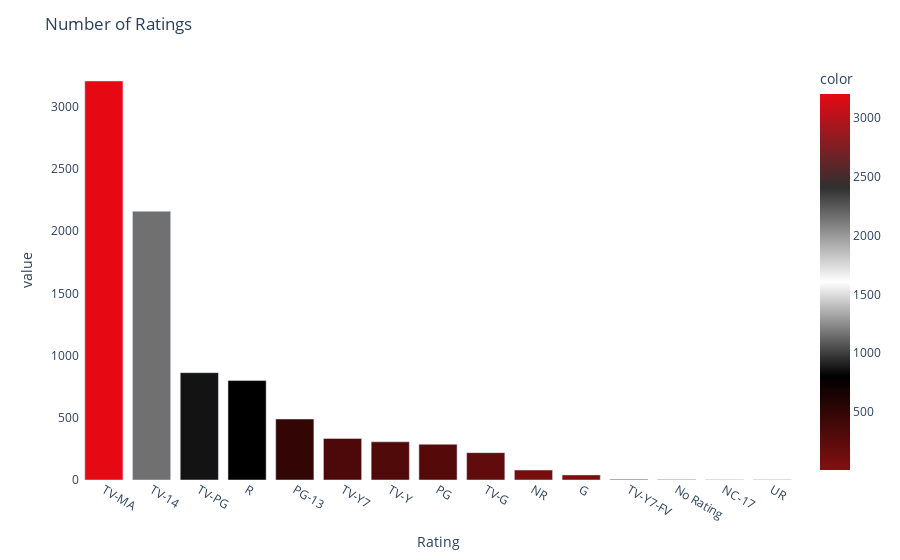

Notebook code cell kept with this figure:
### Markdown cell above
## Rating Categories

### Code cell
#count the number of ratings
nf['rating'].value_counts()

#excclude last 3 ratings
nf['rating'].value_counts()[:-3]

#make graph of the number of ratings
fig = px.bar(nf['rating'].value_counts()[:-3], color=nf['rating'].value_counts()[:-3], color_continuous_scale=netflix_palette[::-1])
fig.update_layout(title_text='Number of Ratings')
fig.update_layout(plot_bgcolor='rgba(0,0,0,0)')
#x axis label
fig.update_xaxes(title_text='Rating')
fig.show()

### Figure 1 — Plotly figure (JSON) as saved in the notebook; plotly's stock layout.template omitted (floating-point values rounded to 4 significant figures)
{"data": [{"alignmentgroup": "True", "hovertemplate": "index=%{x}<br>value=%{y}<br>color=%{marker.color}<extra></extra>", "legendgroup": "", "marker": {"color": [3207, 2160, 863, 799, 490, 334, 307, 287, 220, 80, 41, 6, 4, 3, 3], "coloraxis": "coloraxis", "pattern": {"shape": ""}}, "name": "", "offsetgroup": "", "orientation": "v", "showlegend": false, "textposition": "auto", "type": "bar", "x": ["TV-MA", "TV-14", "TV-PG", "R", "PG-13", "TV-Y7", "TV-Y", "PG", "TV-G", "NR", "G", "TV-Y7-FV", "No Rating", "NC-17", "UR"], "xaxis": "x", "y": [3207, 2160, 863, 799, 490, 334, 307, 287, 220, 80, 41, 6, 4, 3, 3], "yaxis": "y"}], "layout": {"barmode": "relative", "coloraxis": {"colorbar": {"title": {"text": "color"}}, "colorscale": [[0, "#831010"], [0.25, "#000000"], [0.5, "#FFFFFF"], [0.75, "#303030"], [1, "#E50914"]]}, "legend": {"tracegroupgap": 0}, "margin": {"t": 60}, "plot_bgcolor": "rgba(0,0,0,0)", "title": {"text": "Number of Ratings"}, "xaxis": {"anchor": "y", "domain": [0, 1], "title": {"text": "Rating"}}, "yaxis": {"anchor": "x", "domain": [0, 1], "title": {"text": "value"}}}}
